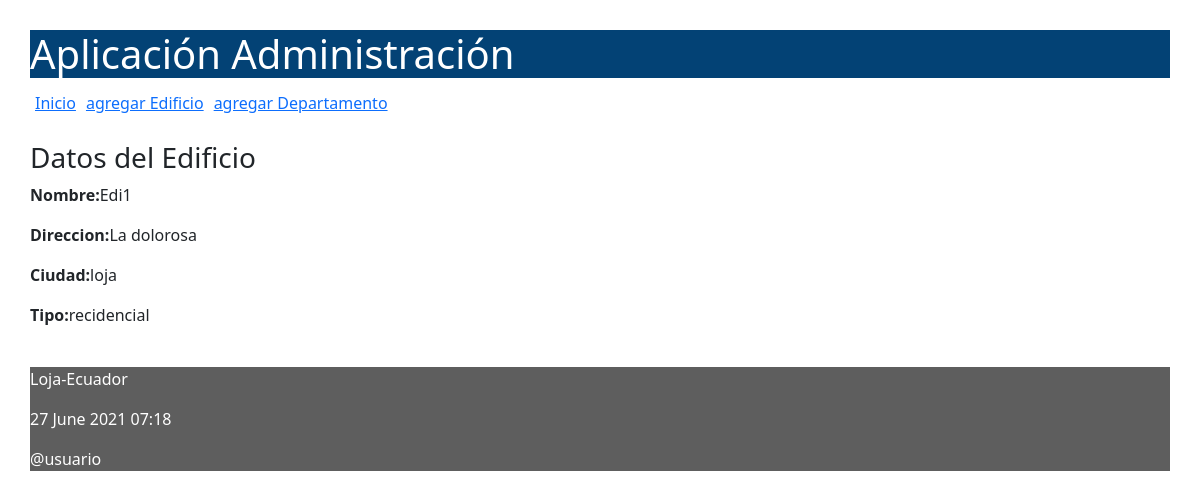
The page /ver/edificio/3 on the database its author committed.
### administrativo/models.py (models this page shows, shortened)
class Edificio(models.Model):
    class Meta:
        verbose_name_plural = "Edificios"
    opciones_tipo = (
        ('recidencial', 'Edificio Recidencial'),
        ('comercial', 'Edificio Comercial'),
    )
    nombre = models.CharField(max_length=50)
    direccion = models.CharField(max_length=150)
    ciudad = models.CharField(max_length=30)
    tipo = models.CharField(max_length=50, choices=opciones_tipo)

### administrativo/views.py (the view)
# urls.py: path('ver/edificio/<int:id>', views.verEdificio, name='verEdificio'),
def verEdificio(request, id):
    edificio = Edificio.objects.get(pk=id)
    informacion_template = {'edificio': edificio}
    return render(request, 'listarEdificio.html', informacion_template)

### administrativo/templates/listarEdificio.html
{% extends "master.html" %}
{% block content %}
<h3>Datos del Edificio</h3>
<p><b>Nombre:</b>{{edificio.nombre}}</p>
<p><b>Direccion:</b>{{edificio.direccion}}</p>
<p><b>Ciudad:</b>{{edificio.ciudad}}</p>
<p><b>Tipo:</b>{{edificio.tipo}}</p>
<br/>
{% endblock %}

### administrativo/static/css/estilos.css (style rules this page uses)
body { background: #FEFEFD; padding: 30px; }

### rows shown on the page
Edificio: nombre "Edi1", direccion "La dolorosa", ciudad "loja", tipo "recidencial"
